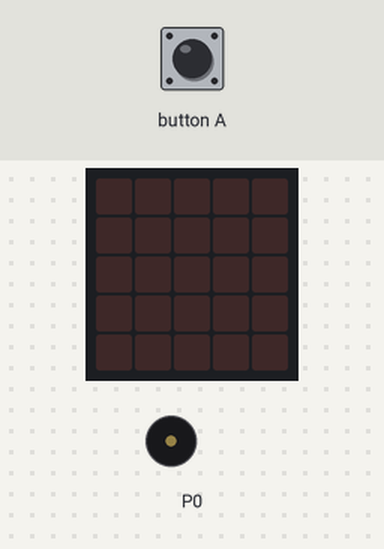
Bench run of a program on a simulated BBC micro:bit (MakeCode). On the bench: the board's 5×5 LED display, buzzer (waves = sounding). The test bench sets the inputs (shaded band). Random numbers come from a fixed seed.

Above: at 1.2 s.
1.3 s: button A pressed for 0.15 s
At 2.1 s:
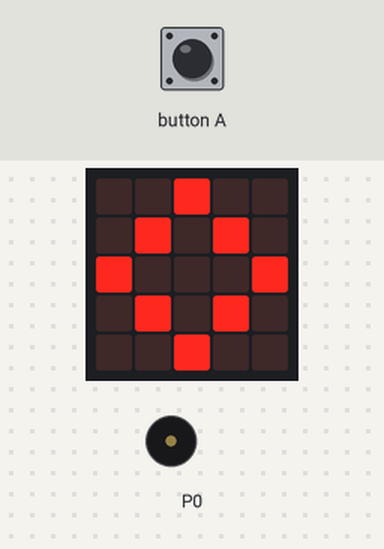
At 2.9 s:
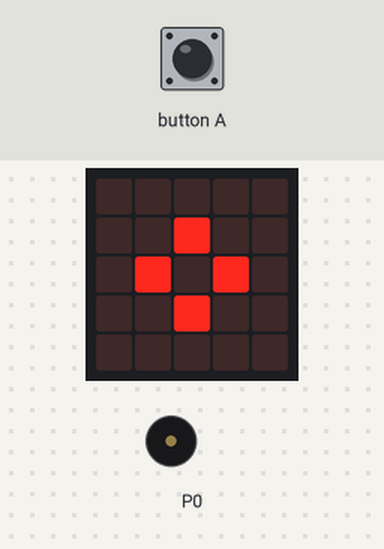
Timing chart, 0 to 51.8 s (numbered marks = the images above; inputs shaded):
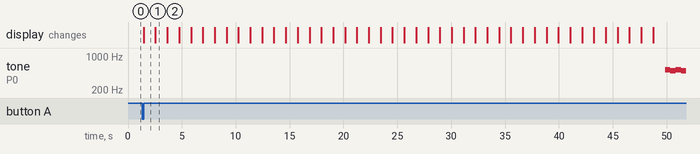

Measured:
- after the input at 1.3 s, tone on P0: alternates 523 Hz for 0.51 s and 494 Hz for 0.51 s, starting after 48.6 s; the display: changes after 0.15 s (image 1)
- what the display in image 1 shows lasts 1.1 s, from 1.5 s to 2.6 s

The program:

main.ts
```typescript
input.onButtonPressed(Button.A, function () {
    for (let index = 0; index < randint(20, 30); index++) {
        basic.showIcon(IconNames.Diamond)
        basic.pause(500)
        basic.showIcon(IconNames.SmallDiamond)
        basic.pause(500)
    }
    music.playMelody("C5 B C5 B C5 B C5 B ", 120)
})
```

test.ts
```typescript
// 在這裡測試；當此封包作為擴充功能時，將不會編譯此內容。
```
